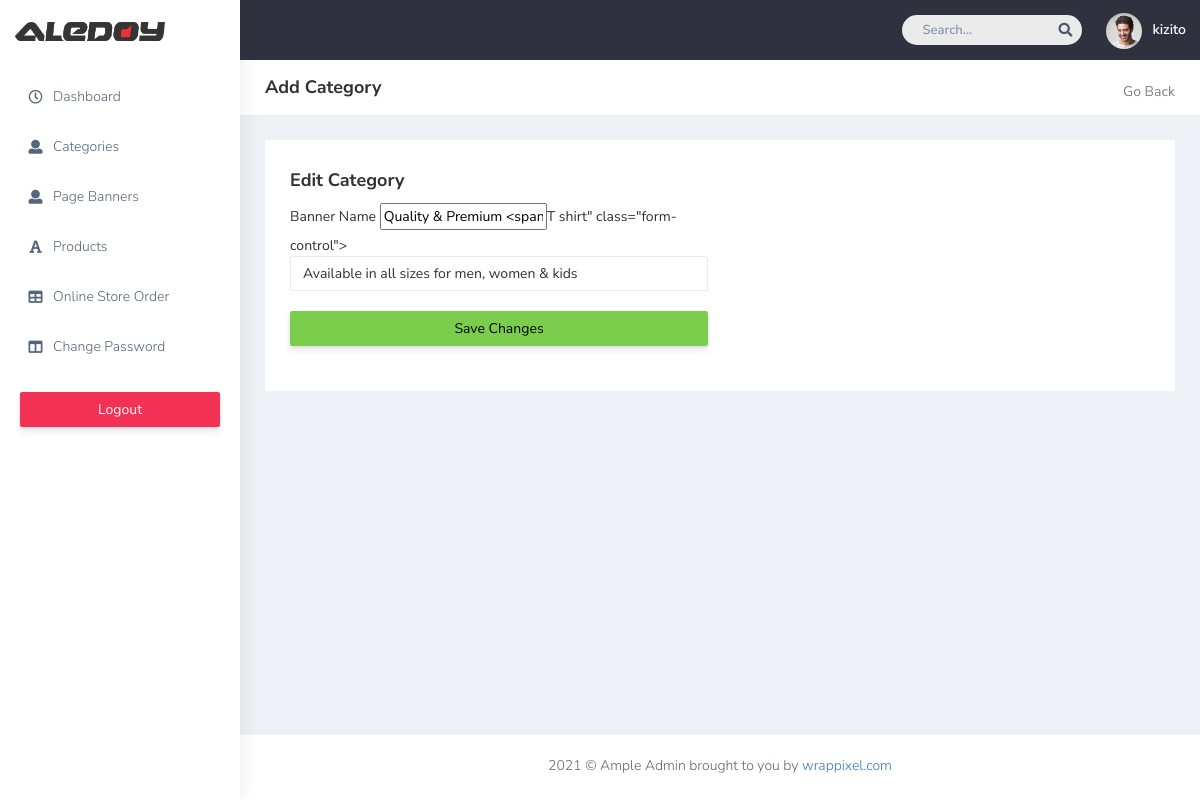
The page /admin/edit_banner.php?id=3 (signed in) on the database its author committed.
### tables this page shows
CREATE TABLE `home_banners` (
  `id` int(6) UNSIGNED NOT NULL,
  `heading` varchar(300) DEFAULT NULL,
  `sub_heading` varchar(300) DEFAULT NULL,
  `image` varchar(100) DEFAULT NULL
);

### admin/edit_banner.php (the view, shortened to what this page needs)
<?php
include('connect.php');
if($_GET['id'])
{
    $id = $_GET['id'];
}
$query = "select * from home_banners where id  = '$id'";
$result = mysqli_query($conn,$query);
$row = mysqli_fetch_array($result);
?>
<!DOCTYPE html>
<html dir="ltr" lang="en">
<head>
   <link href="css/style.min.css" rel="stylesheet">
   <link href="css/mystyle.css" rel="stylesheet">
</head>
<body>
    <div id="main-wrapper" data-layout="vertical" data-navbarbg="skin5" data-sidebartype="full"
        data-sidebar-position="absolute" data-header-position="absolute" data-boxed-layout="full">
        <header class="topbar" data-navbarbg="skin5">
            <nav class="navbar top-navbar navbar-expand-md navbar-dark">
                <div class="navbar-header" data-logobg="skin6">
                    <a class="navbar-brand" href="dashboard.php">
                        <span class="logo-text">
                            <img src="plugins/images/Aledoy_Logo.png" style="width: 150px;" alt="homepage" />
                        </span>
                    </a>
                </div>
                <div class="navbar-collapse collapse" id="navbarSupportedContent" data-navbarbg="skin5">
                    <ul class="navbar-nav ms-auto d-flex align-items-center">
                        <li class=" in">
                            <form role="search" class="app-search d-none d-md-block me-3">
                                <input type="text" placeholder="Search..." class="form-control mt-0">
                                <a href="" class="active">
                                    <i class="fa fa-search"></i>
                                </a>
                            </form>
                        </li>
                        <li>
                            <a class="profile-pic" href="#">
                                <img src="plugins/images/users/varun.jpg" alt="user-img" width="36"
                                    class="img-circle"><span class="text-white font-medium"><?php echo $_SESSION['valid_user'] ?></span></a>
                        </li>
                    </ul>
                </div>
            </nav>
        </header>
        <aside class="left-sidebar" data-sidebarbg="skin6">
            <div class="scroll-sidebar">
                <?php include('sidenav.php'); ?>
            </div>
        </aside>
        <div class="page-wrapper" style="min-height: 250px;">
            <div class="page-breadcrumb bg-white">
                <div class="row align-items-center">
                    <div class="col-lg-3 col-md-4 col-sm-4 col-xs-12">
                        <h4 class="page-title">Add Category</h4>
                    </div>
                    <div class="col-lg-9 col-sm-8 col-md-8 col-xs-12">
                        <div class="d-md-flex">
                            <ol class="breadcrumb ms-auto">
                                <li><a href="javascript:history.back();" class="fw-normal">Go Back</a></li>
                            </ol>
                        </div>
                    </div>
                </div>
            </div>
            <div class="container-fluid">
                <div class="row">
                    <div class="col-md-12">
                        <div class="white-box">
                            <h3 class="box-title">Edit Category</h3>
                            <form action="proc_edit_banner.php" method="post">
                            <div class="row">
                                <div class="col-md-6">
                                    <div class="myfields">
                                        <label>Banner Name</label>
                                        <input type="text" name="heading_name" value="<?php echo $row['heading']; ?>" class="form-control">
                                        <input type="text" name="subheading_name" value="<?php echo $row['sub_heading']; ?>" class="form-control">
                                    </div>
                                    <div class="myfields">
                                        <input type="submit" value="Save Changes" class="form-control btn btn-success">
                                    </div>
                                </div>
                            </div>
                            </form>
                        </div>
                    </div>
                </div>
            </div>
            <footer class="footer text-center"> 2021 © Ample Admin brought to you by <a
                    href="https://www.wrappixel.com/">wrappixel.com</a>
            </footer>
        </div>
    </div>
</body>
</html>

### admin/css/mystyle.css (style rules this page uses)
.myfields { margin-bottom: 20px; }

### rows shown on the page
home_banners: heading "T shirt", subheading_name "Available in all sizes for men, women & kids"

### other values the page prints
$_SESSION['valid_user'] "kizito"
